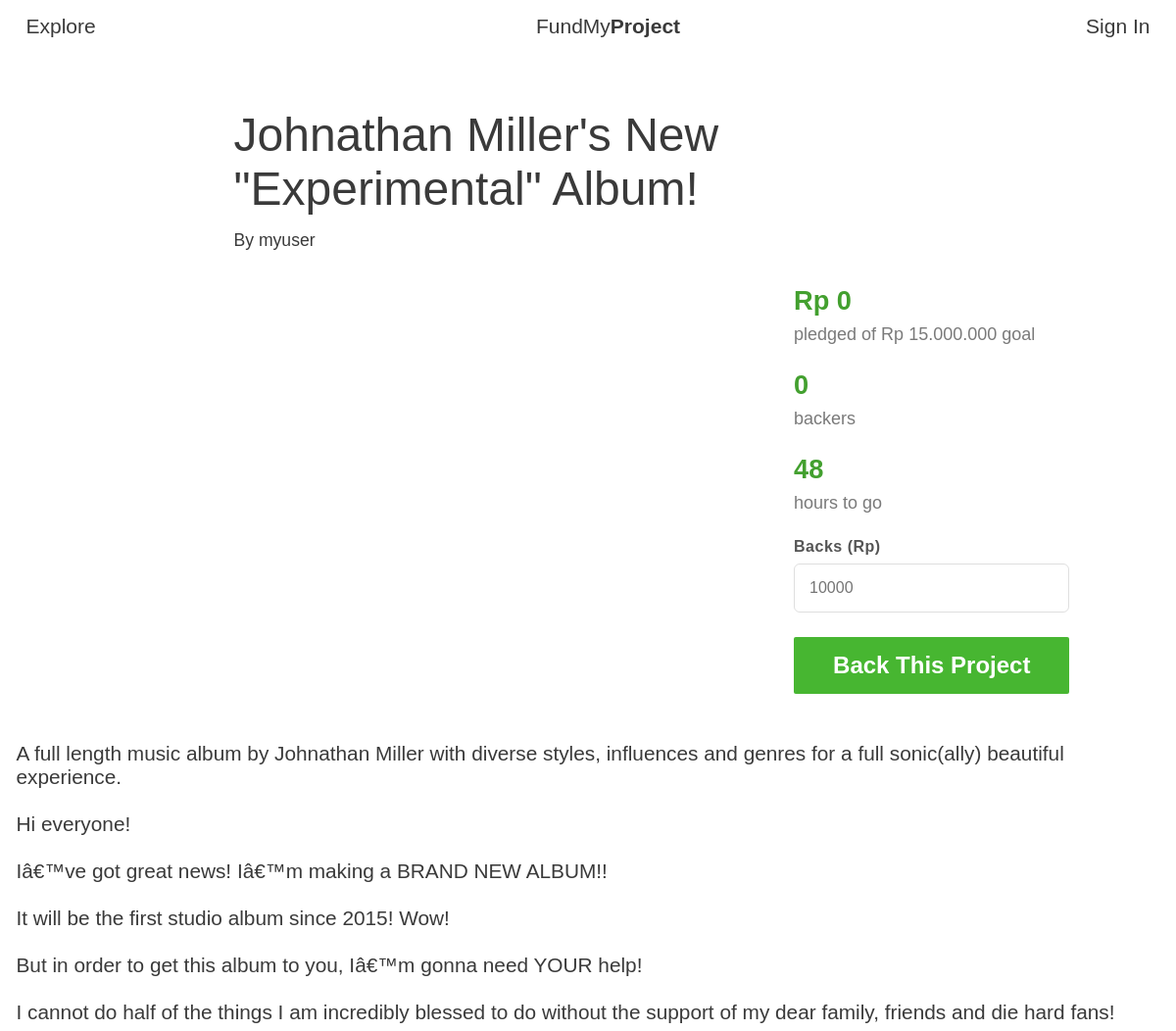
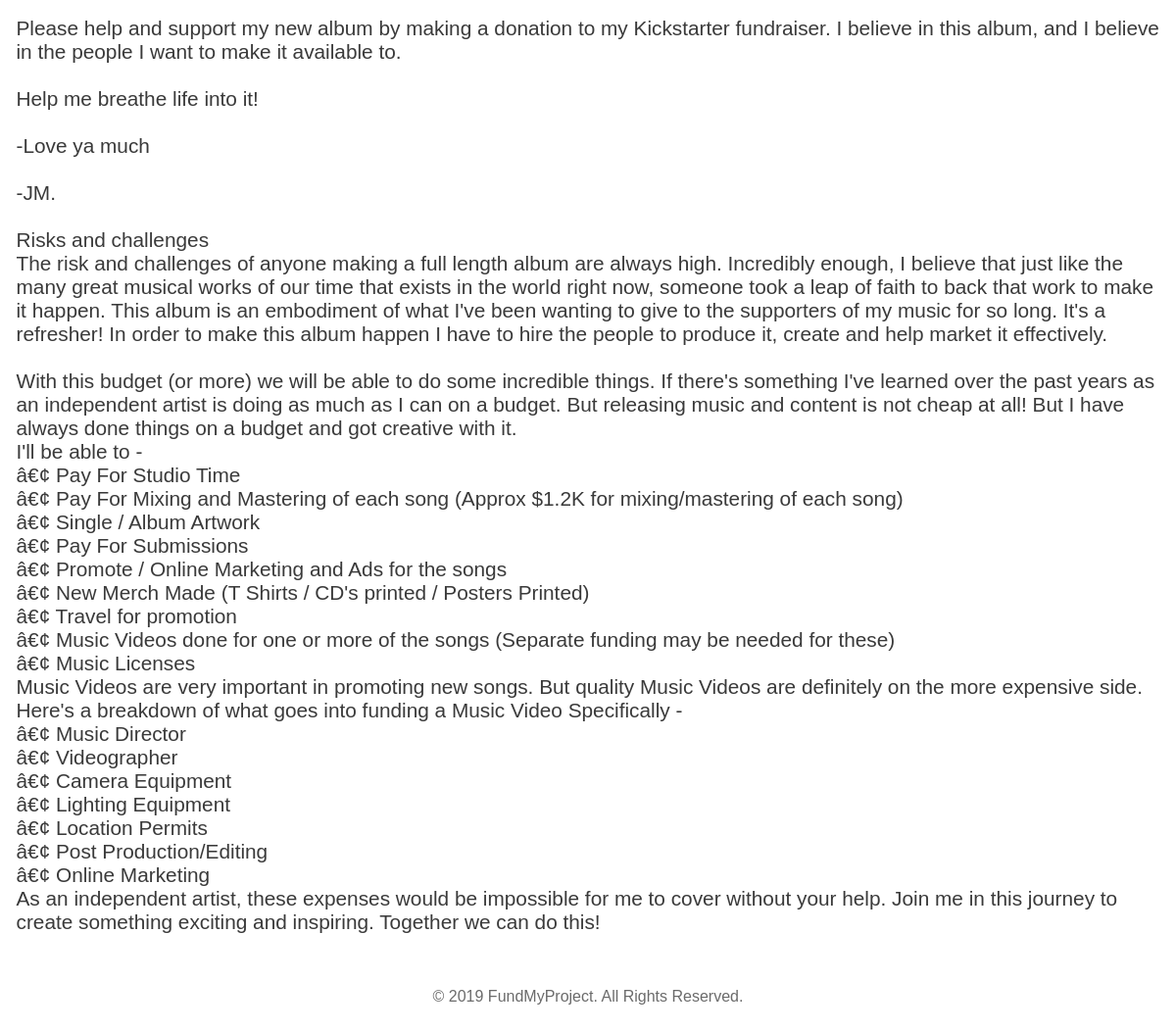
/?page=project-detail&project_id=7, run on the app's committed database (2 pictures, top to bottom).
### tables this page shows
CREATE TABLE `projects` (
  `id` int(11) NOT NULL,
  `user_id` int(11) NOT NULL,
  `title` varchar(100) NOT NULL,
  `goal` int(10) NOT NULL,
  `deadline` int(10) NOT NULL,
  `description` text NOT NULL,
  `image` varchar(256) NOT NULL
);

CREATE TABLE `users` (
  `id` int(11) NOT NULL,
  `username` varchar(30) NOT NULL,
  `email` varchar(100) NOT NULL,
  `password` varchar(256) NOT NULL
);

### config/helper.php (called while the page is built, shortened)
<?php
function runQuery($query, $data = null) {
    global $connection;
    $stmt = $connection->prepare($query);
    $stmt->execute($data);
    return $stmt;
}

### views/pages/project-detail.php (the view, shortened to what this page needs)
<?php
$id = isset($_GET['project_id']) ? $_GET['project_id'] : null;
$detail = null;
if ($id != null || $id == '') {
    $detail = runQuery(
        "SELECT projects.*, users.username, (SELECT SUM(donation) FROM backers WHERE project_id=projects.id) donation,
        (SELECT COUNT(*) FROM backers WHERE project_id=projects.id GROUP BY backers.user_id) backers
        FROM projects INNER JOIN users ON projects.user_id=users.id
        WHERE projects.id={$id}"
    , [])->fetchObject();
} else {
    $notFound = true;
}
?>
<?php if ($detail != null): ?>
<div id="detail">
    <div class="title">
        <div class="main-title">
            <?= $detail->title; ?>
        </div>
        <div class="author">
            By <?= $detail->username; ?>
        </div>
    </div>
    <div class="container margin-large-top">
        <div class="detail-content">
            <div class="image">
            </div>
            <div class="text">
                <div class="item">
                    <h2>Rp <?= number_format($detail->donation, 0, ',', '.') ?></h2>
                    <div class="sub">
                    pledged of Rp <?= number_format($detail->goal, 0, ',', '.') ?> goal
                    </div>
                </div>
                <div class="item">
                    <h2><?= ($detail->backers == null) ? 0 : $detail->backers; ?></h2>
                    <div class="sub">
                        backers
                    </div>
                </div>
                <div class="item">
                    <h2><?= $detail->deadline; ?></h2>
                    <div class="sub">
                        hours to go
                    </div>
                </div>
                <div class="item">
                    <form method="POST" action="<?= htmlspecialchars($_SERVER['PHP_SELF']); ?>?page=project-detail&project_id=<?= $detail->id; ?>" class="form">
                        <div class="field">
                            <label for="">Backs (Rp)</label>
                            <input type="number" placeholder="10000" name="donation" required>
                        </div>
                        <button type="submit" class="button green big">Back This Project</button>
                    </form>
                </div>
            </div>
        </div>
        <div class="description">
            <?= $detail->description; ?>
        </div>
    </div>
</div>
<?php endif; ?>

### style.css (style rules this page uses)
* { margin: 0; padding: 0; box-sizing:border-box; }
body { font-family: helvetica; font-weight: 300; color: #3A3A3A; }
.container { margin: 0 auto; display: block; max-width: 100%; }
@media only screen and (min-width: 1200px) { .container { width: 1167px; } }
.button { text-decoration: none; font-weight: bold; color: #3A3A3A; padding: 10px 21px; border: none; border-radius: 2px; outline: none; text-align: center; font-size: 1em; position: relative; cursor: pointer; }
.button.green { color: #fff; background-color: #47B631; transition: background 0.2s ease-out; }
.button.big { font-size: 1.75em; padding: 15px 40px; }
form, .field { max-width: 100%; position: relative; margin-bottom: 25px; }
.field label, .field input { display: block; }
.field label { font-weight: bold; letter-spacing: 0.5px; margin-bottom: 8px; color: rgb(85, 85, 85); }
.field input, .field textarea { width: 100%; border: 1px solid #DFDFDF; font-size: 1em; font-weight: 300; padding: 15px; border-radius: 6px; outline: none; resize: none; }
.margin-large-top { margin-top: 35px; }

### views/pages/project-detail.php (style rules this page uses)
#detail { margin-top: 55px; }
#detail .title { width: 723px; margin: 0 auto; }
#detail .title > .main-title { font-weight: 200; font-size: 3em; display: block; }
#detail .title > .author { font-size: 1.1em; margin-top: 15px; }
#detail .image { width: 65%; border-radius: 2px; overflow: hidden; height: 420px; }
#detail .detail-content { display: flex; align-items: flex-start; }
#detail .detail-content .text { margin-left: 35px; }
#detail .detail-content .item { margin-bottom: 25px; }
#detail .detail-content .item h2 { font-size: 1.7em; color: #43A02F; margin-bottom: 8px; }
#detail .detail-content .item .sub { color: #7A7A7A; font-size: 1.125em; }
#detail .button.green.big { font-size: 1.5em; }
#detail .description { font-size: 1.3em; white-space: pre-line; }

### data on the page
projects: title "Johnathan Miller's New \"Experimental\" Album!", user.username "myuser", goal "15.000.000", deadline "48", description "A full length music album by Johnathan Miller with diverse styles, influences and genres for a full sonic(ally) beautiful experience. Hi everyone! Iâ€™ve got great news! Iâ€™m making a BRAND NEW ALBUM!! It will be the first studio album since 2015! Wow! But in order to get this album to you, Iâ€™m gonna need YOUR help! I cannot do half of the things I am incredibly blessed to do without the support of my dear family, friends and die hard fans! Please help and support my new album by making a donation to my Kickstarter fundraiser. I believe in this album, and I believe in the people I want to make it available to. Help me breathe life into it! -Love ya much -JM. Risks and challenges The risk…"

### other printed values
$detail->donation "0"
